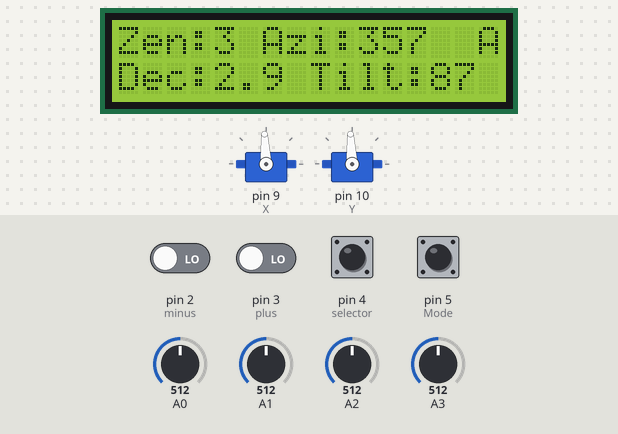
Bench run of a sketch on a simulated Arduino Uno, built with avr-gcc and run on an emulated ATmega328P. Shown: 2 × servo, 16×2 character LCD. The test bench sets the inputs (shaded band); at power-on: pin 2 (minus), pin 3 (plus), pin 4 (selector), pin 5 (Mode) LOW, A0 = 512, A1 = 512, A2 = 512, A3 = 512. What the sketch prints to the serial monitor is not drawn.

Above: at 2.2 s.
2.3 s: A0 set to 586
3.8 s: A0 set to 617
At 4.62 s:
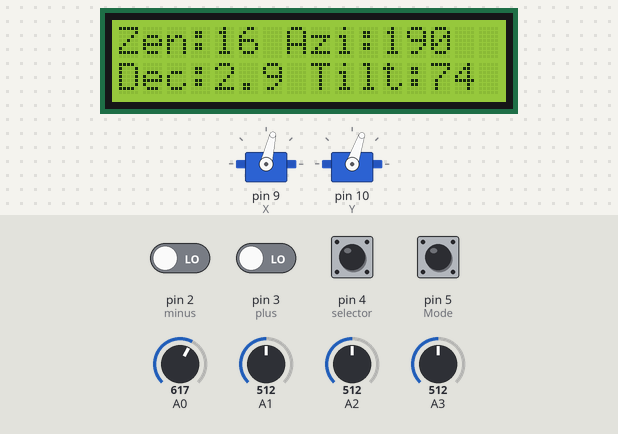
6.8 s: pin 5 (Mode) pulled HIGH for 0.15 s
At 7.7 s:
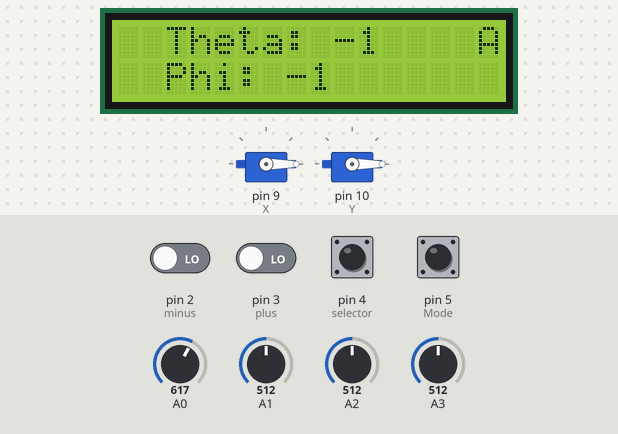
8.6 s: pin 4 (selector) pulled HIGH for 0.15 s
At 9.3 s:
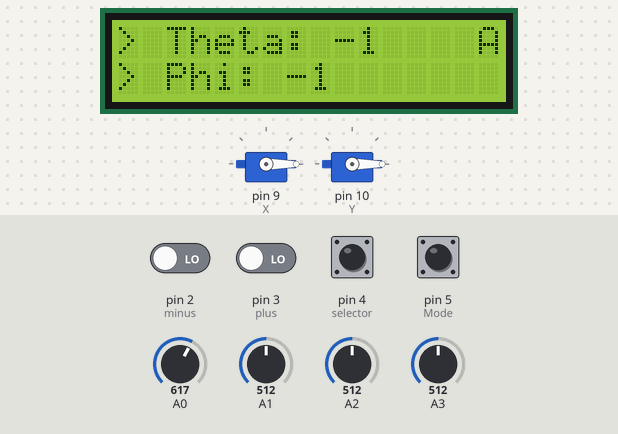
10.2 s: pin 5 (Mode) pulled HIGH for 1 s
At 11.7 s:
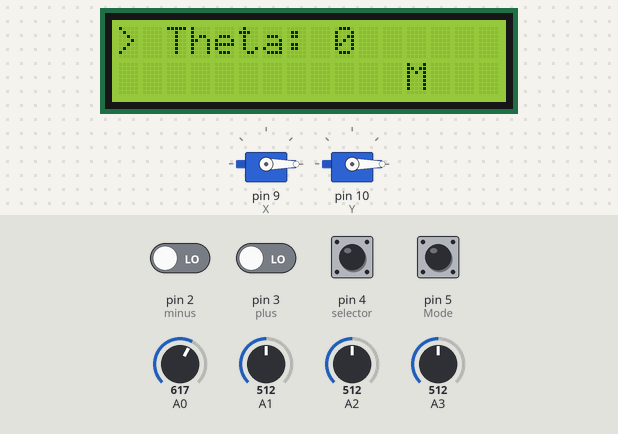
11.8 s: pin 4 (selector) pulled HIGH for 1 s
At 12.2 s:
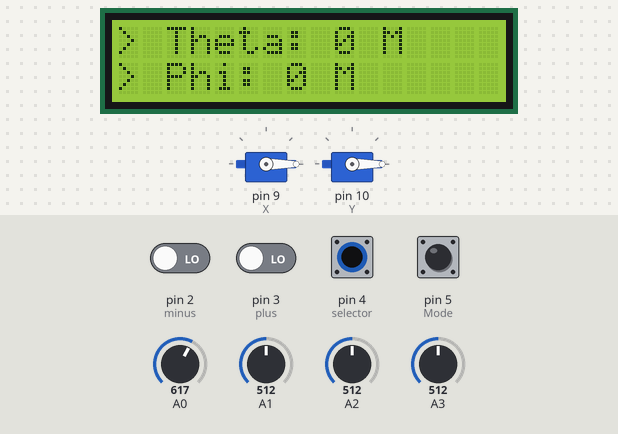
Timing chart, 0 to 14.4 s (numbered marks = the images above; inputs shaded):
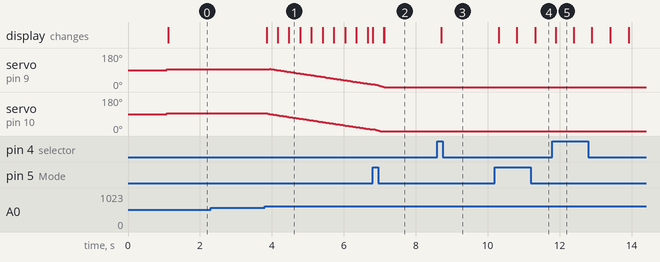

Measured:
- the behaviour switches between 599 and 600 on A0 (found by bisection; images 0 and 1)
- after the input at 2.3 s, every drawn part: stays the same
- after the input at 3.8 s, servo on pin 9 (X): rises from 93° to 96° in 0.05 s, then falls to 14° in 2.8 s; servo on pin 10 (Y): moves from 93° to 8° over 2.9 s, starting after 0.08 s; the display: first changes after 0.05 s (image 1 shows a later state)
- after the input at 8.6 s, the display: changes after 0.10 s (image 3)
- after the input at 10.2 s, the display: first changes after 0.11 s (image 4 shows a later state)
- what the display in image 5 shows lasts 0.5 s, from 11.9 s to 12.4 s

The sketch:

main.ino
```cpp
#include <Servo.h>
#include <LiquidCrystal_I2C.h>

Servo X;
Servo Y;
LiquidCrystal_I2C lcd(0x27,16,2);
//SDA <---> A4
//SCL <---> A5
int TR,TL,DR,DL;
int theta,phi;
int s=0;
int k=0;
const int Mode = 5;
const int plus = 3;
const int minus = 2;
const int selector=4;

boolean edgeUpM=false;
boolean edgeUpS=false;
int lastButtonState=0;
int lastButtonState1=0;

String dec="2.9";

//for testing:


void setup() {
   X.attach(9);
   Y.attach(10);

  Serial.begin(115200);
  lcd.init();                      // initialize the lcd

  lcd.backlight();
  lcd.print("Solar tracker");
  delay(1000);
  // Sets the two pins as Outputs

  pinMode(Mode,INPUT); //mode
  pinMode(plus,INPUT);//++
  pinMode(minus,INPUT);//--
  pinMode(selector,INPUT);//selector

  theta=93;
  phi=93;
  X.write(93);
  Y.write(93);
  lcd.clear();
  Serial.print("=====Soalar Tracker======");
  lcd.setCursor(0,2);
  Serial.print("Coded by J.H");
}

void loop() {
 limit();
 fMode();
 fselector();
 Serial.print("Azimuth: ");
 Serial.println(azimuth(theta,phi));
 Serial.print("tilt: ");
 Serial.println(tilt(phi));
//Serial.println(digitalRead((Mode)));

  switch(k){
   case 0:
   lcd.setCursor(15,0);
   lcd.print("A");
    pointToSun();
    printAngles((String)(90-tilt(phi)),(String)azimuth(theta,phi),dec,(String)tilt(phi));
   break;
   case 1:
   lcd.setCursor(15,0);
    lcd.print("A");
    pointToSun();
    printtp(theta,phi);
   break;
   case 2:
    lcd.print("M");
   lcd.setCursor(15,0);
    manual();
   break;
   case 3:
   lcd.setCursor(15,0);
    lcd.print("M");
    manual();
    printAngles((String)(90-tilt(phi)),(String)azimuth(theta,phi),dec,(String)tilt(phi));
   break;
  }
}
void fMode(){
  mimpulse();
  if ((edgeUpM)&&(k>=0)&&(k<4)){
    delay(50);
    lcd.clear();
    k++;
    /////////////////FOR MANUAL//// CASE 2 //////////
    if (k==2){lcd.setCursor(0,0);
   lcd.print("> Theta: "+(String)theta);
   lcd.setCursor(0, 1);
   lcd.print("> Phi: "+(String)phi+" ");
    }

    /////////////////////////////////////////////////////
  } else if (k<0){
    k=3;
  }else if (k>3){
    k=0;
  }
}
void fselector(){
   simpulse();
   //Serial.println();
  if (edgeUpS){
    delay(50);
    s++;
   lcd.clear();
    lcd.setCursor(0,0);
   lcd.print("> Theta: "+(String)theta+" ");
   lcd.setCursor(0, 1);
   lcd.print("> Phi: "+(String)phi+" ");
  }
}
void mimpulse(){

    int buttonState=digitalRead(Mode);
   if (buttonState != lastButtonState1) {
    // if the state has changed, increment the counter
    if (buttonState == HIGH) {
      edgeUpM=true;
      }else{edgeUpM=false;}
   }
   else{edgeUpM=false;}
      lastButtonState1=buttonState;
}
void simpulse(){

    int buttonState=digitalRead(selector);
   if (buttonState != lastButtonState) {
    // if the state has changed, increment the counter
    if (buttonState == HIGH) {
      edgeUpS=true;
      }else{edgeUpS=false;}
   }
   else{edgeUpS=false;}
      lastButtonState=buttonState;
}
void limit(){
  if (theta>=180){
    theta=180;
  }
  if (theta<=0){
    theta=0;
  }
  if (phi>=180){
    phi=180;
  }
  if (phi<=0){
    phi=0;
  }
}
int tilt(int p){
  if (p<=90){
    return p;
  }
  if (p>90){
    return 180-p;
  }
}
int azimuth(int t,int p){
  if (p<90){
    return 270-t;
  }
  if(p>90){
    if (t<=90){
      return 90-t;
    }
    else{
      return 450-t;
    }
  }
}
int zenith(int t){
  return 90-t;
}
```

manual.ino
```cpp
void manual(){

  if (s<0){
    s=1;
  }
  if (s>1){
    s=0;
  }
  X.write(theta);
  Y.write(phi);

  switch(s){
      case 0:
        if((theta<=180) && (theta>=0)){
           if (digitalRead(plus)==HIGH){
               theta++;
              delay(50);
            }
           if (digitalRead(minus)==HIGH){
              theta--;
              delay(50);
            }
        }
        if (k==2){
         blinc("> Theta: "+(String)theta+" ", 500, 0, 0);
        }
      break;
      case 1:
        if((phi<=180) && (phi>=0)){
          if (digitalRead(plus)==HIGH){
              phi++;
              delay(50);
            }
           if (digitalRead(minus)==HIGH){
              phi--;
              delay(50);
           }
        }
        if (k==2){
          blinc("> Phi: "+(String)phi+" ", 500, 0, 1);
        }
     break;
    }

}
```

pointToSun.ino
```cpp
void pointToSun(){
  TR=analogRead(A3)/100;
  TL=analogRead(A2)/100;
  DR=analogRead(A1)/100;
  DL=analogRead(A0)/100;
if(phi<=90){
  if((DR<DL)||(TR<TL)){
    X.write(theta--);
  }
   if((DR>DL)||(TR>TL)){
    X.write(theta++);
  }
  if((TL<DL)||(TR<DR)){
    Y.write(phi--);
  }
  if((TL>DL)||(TR>DR)){
    Y.write(phi++);
  }
}

if(phi>90){
  //Serial.println(phi);
  if((DR<DL)||(TR<TL)){
    X.write(theta++);
  }
   if((DR>DL)||(TR>TL)){
    X.write(theta--);
  }
  if((TL<DL)||(TR<DR)){
    Y.write(phi--);
  }
  if((TL>DL)||(TR>DR)){
    Y.write(phi++);
  }
}

 /**
  delay(100);
  Serial.print("Top Right: " );
  Serial.println(TR);
  Serial.print("Top Left: " );
  Serial.println(TL);
  Serial.print("Down Right: " );
  Serial.println(DR);
  Serial.print("Down Left: ");
  Serial.println(DL);
  Serial.println(digitalRead(4));
   Serial.println("  ");
    Serial.println("  ");
delay(200);


     Serial.print("theta: ");
  Serial.println((String)theta);
   Serial.print("Phi: ");
  Serial.println((String)phi);
   Serial.println("  ");
*/
}
void printtp(int t,int p){


   lcd.setCursor(2,0);
   lcd.print("Theta: "+(String)t);
   lcd.setCursor(2, 1);
   lcd.print("Phi: "+(String)p+" ");
   lcd.setCursor(0,16);
}


void printAngles(String z,String a,String d, String t){
   String zenith="Zen:"+z+" ";
   String azimuth="Azi:"+a+"  ";
   String declination="Dec:"+d+" ";
   String tilt="Tilt:"+t+" ";
   //if (atoi(a)==0){a=a+"N";}else{a=a+" ";}
   //if (atoi(a)==90){a=a+"E";}else{a=a+" ";}
   //if (atoi(a)==180){a=a+"S";}else{a=a+" ";}
   //if (atoi(a)==270){a=a+"W";}else{a=a+" ";}
   lcd.setCursor(0,0);
   lcd.print(zenith+azimuth);
   lcd.setCursor(0, 1);
   lcd.print(declination+tilt);
 }


unsigned long previousMillis = 0;
int ledState = LOW;

void blinc(String s, int interval, int x, int y){

 unsigned long currentMillis = millis();
  if (currentMillis - previousMillis >= interval) {
    previousMillis = currentMillis;
    if (ledState == HIGH) {
      ledState = LOW;
    } else {
      ledState = HIGH;
    }
  }
 if (ledState==LOW){
  lcd.setCursor(x,y);
       lcd.print(s);
 }
 if (ledState==HIGH){
    lcd.setCursor(x,y);
    lcd.print("            ");
 }
 //Serial.print(ledState);
}
```
